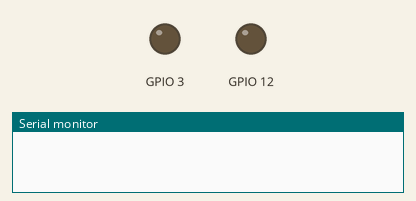
A sketch run on a simulated ESP8266 (NodeMCU). Shown: output pins drawn as LEDs (lit = HIGH), the last lines printed to the serial monitor. Random numbers use the default seed unless the sketch sets one.

Above: at 0.0 s.
At 1.1 s:
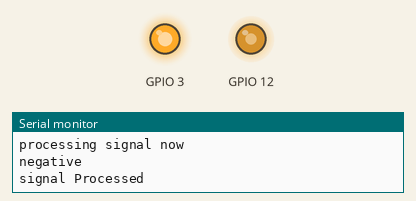
At 13.6 s:
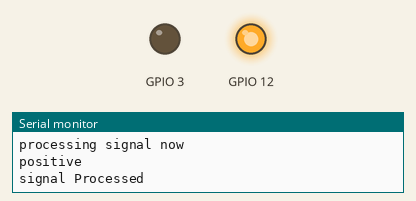
At 22.1 s:
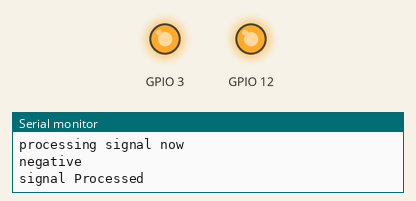
Timing chart, 0 to 40.0 s (numbered marks = the images above):
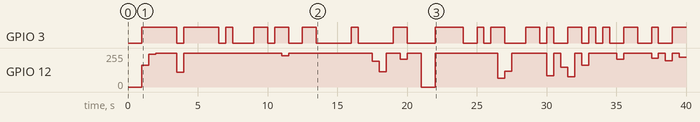

Measured:
- by itself, GPIO 3: LOW → HIGH at 1.0 s, → LOW 2.5 s later, → HIGH 0.50 s later, → LOW 2.5 s later, … (37 changes in this stretch)
- by itself, GPIO 12: 0/255 → 162/255 at 1.0 s, → 246/255 0.50 s later, → 255/255 0.50 s later, → 110/255 1.5 s later, … (31 changes in this stretch)

The sketch:

testsignals.ino
```cpp
#include <ESP8266WiFi.h>

void setup() {
  // put your setup code here, to run once:

  Serial.begin(9600);
  delay(1000);
  Serial.print("starting");
  pinMode(12,OUTPUT);
  pinMode(3,OUTPUT);
  analogWriteFreq(100);
}

void SendControlSignal( int pos )
{

//orienting position
  pos -= 520;

//'dead' area where nothing should happen
  if( abs(pos) < 30 ){
    analogWrite(12, 0);
    Serial.println( "dead area ");
    return;
  }

//Setting direction signal
  if ( pos <  0 ){
    Serial.println( "negative");
    digitalWrite(3,1);
  }

  else{
    Serial.println( "positive");
    digitalWrite(3,0);
  }

  analogWrite(12, 2*abs(pos));

}


int randnum;

void loop() {
  // put your main code here, to run repeatedly:
  randnum = random(1023);
  Serial.println( randnum );
  Serial.println( "processing signal now" );
  SendControlSignal ( randnum );
  Serial.println( "signal Processed" );
  delay(500);
}
```
